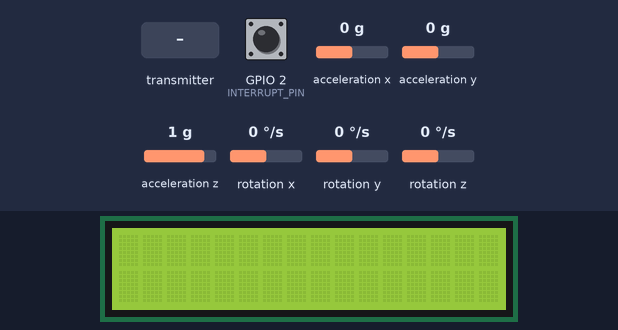
The sketch below on a simulated ESP32. Parts: 16×2 character LCD. The test bench sets the inputs (shaded band); at power-on: rotation z 0 °/s, acceleration x 0 g, acceleration z 1 g, acceleration y 0 g, GPIO 2 (INTERRUPT_PIN) LOW, rotation x 0 °/s, rotation y 0 °/s. The sensor or clock chip raises its interrupt line as the real part does; what the sketch prints to the serial monitor is not drawn.

Above: at 1.8 s.
1.9 s: the transmitter starts sending a = 0
At 2.8 s:
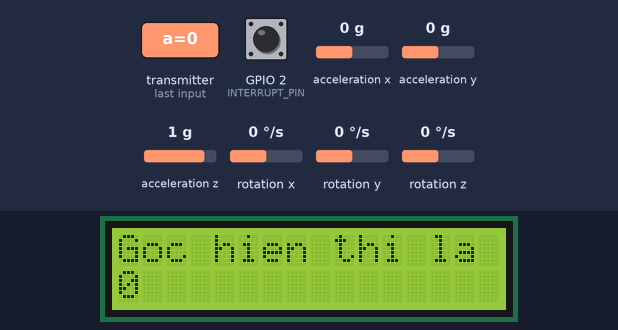
3.4 s: rotation z set to -192 °/s
At 4.3 s:
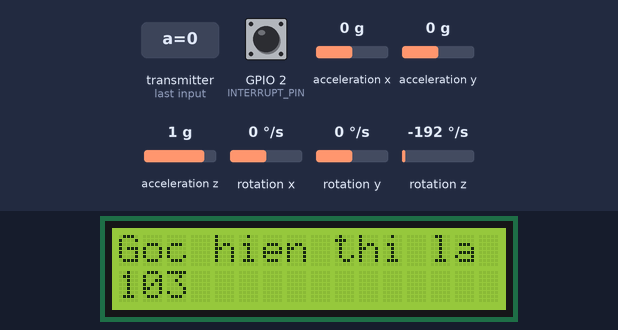
4.9 s: acceleration x set to -1.4 g
At 5.2 s:
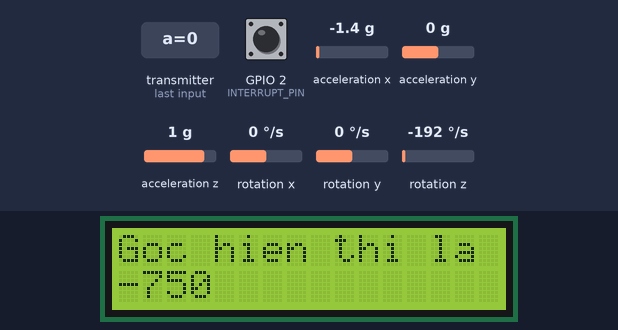
6.4 s: acceleration z set to 0 g
At 7.2 s:
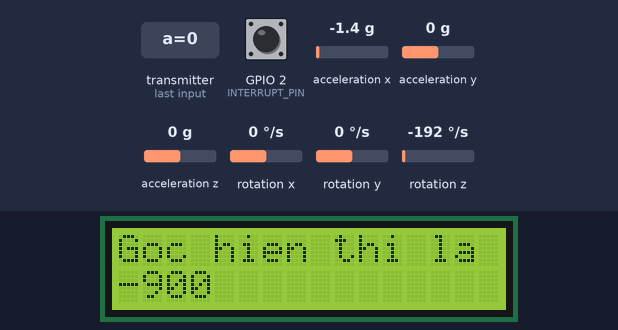
8.9 s: acceleration y set to -1.4 g
At 9.4 s:
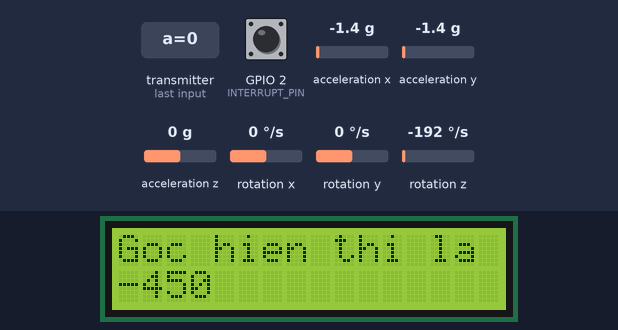
11.4 s: acceleration x set to -0.8 g
At 12.2 s:
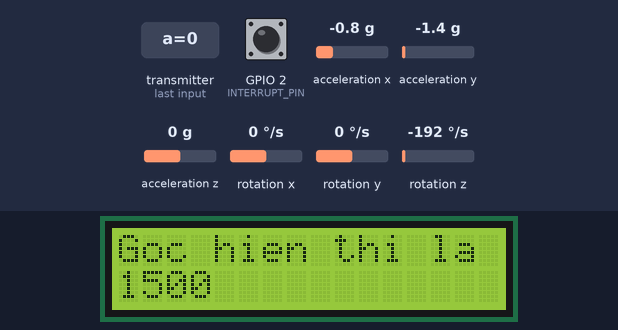
Timing chart, 0 to 14.4 s (numbered marks = the images above; inputs shaded):
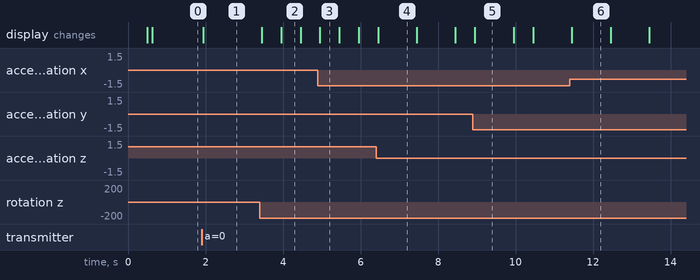

Measured:
- after the input at 1.9 s, the display: changes after 0.05 s (image 1)
- after the input at 3.4 s, the display: first changes after 0.05 s (image 2 shows a later state)
- after the input at 8.9 s, the display: changes after 0.05 s (image 5)
- after the input at 11.4 s, the display: changes after 0.05 s (image 6)
- what the display in image 2 shows lasts 0.6 s, from 3.9 s to 4.5 s
- what the display in image 4 shows lasts 1.0 s, from 6.5 s to 7.5 s

The sketch:

slave2.ino
```cpp
#include "I2Cdev.h"
#include <esp_now.h>
#include <WiFi.h>
#include <HardwareSerial.h>
#include<stdio.h>
#include<stdlib.h>
#include "MPU6050_6Axis_MotionApps612.h"
#include <LiquidCrystal_I2C.h>
#if I2CDEV_IMPLEMENTATION == I2CDEV_ARDUINO_WIRE
#include "Wire.h"
#endif
#define RX_PIN 16
#define TX_PIN 17
char truyendi[200];
MPU6050 mpu;
LiquidCrystal_I2C lcd(0x27,16,2);


#define OUTPUT_READABLE_YAWPITCHROLL


#define INTERRUPT_PIN 2
#define LED_PIN 13
int a=0;
typedef struct struct_message {
    int a;
    int b;
    int c;
    int d;

} struct_message;
struct_message myData;
 HardwareSerial MySerial(1);
 bool dataReceived = false;
int yarnew;
void OnDataRecv(const uint8_t * mac, const uint8_t *incomingData, int len) {

  if (len == sizeof(myData)){
  memcpy(&myData, incomingData, sizeof(myData)); // chú ý đảm bảo là cùng kích thước
  dataReceived = true;
  Serial.println(myData.b);
 }
}

// MPU control/status vars
bool dmpReady = false;
uint8_t mpuIntStatus;
uint8_t devStatus;
uint16_t packetSize;
uint16_t fifoCount;
uint8_t fifoBuffer[64];

// orientation/motion vars
Quaternion q;           // [w, x, y, z]         quaternion container
VectorInt16 aa;         // [x, y, z]            accel sensor measurements
VectorInt16 gy;         // [x, y, z]            gyro sensor measurements
VectorInt16 aaReal;     // [x, y, z]            gravity-free accel sensor measurements
VectorInt16 aaWorld;    // [x, y, z]            world-frame accel sensor measurements
VectorFloat gravity;    // [x, y, z]            gravity vector
float euler[3];         // [psi, theta, phi]    Euler angle container
float ypr[3];           // [yaw, pitch, roll]   yaw/pitch/roll container and gravity vector

// packet structure for InvenSense teapot demo
uint8_t teapotPacket[14] = { '$', 0x02, 0, 0, 0, 0, 0, 0, 0, 0, 0x00, 0x00, '\r', '\n' };
volatile bool mpuInterrupt = false;     // indicates whether MPU interrupt pin has gone high
void dmpDataReady() {
  mpuInterrupt = true;
}


void setup() {

  MySerial.begin(19200, SERIAL_8N1, RX_PIN, TX_PIN);
  WiFi.mode(WIFI_STA);


  if (esp_now_init() != ESP_OK) {
    Serial.println("Error initializing ESP-NOW");
    return;
  }
#if I2CDEV_IMPLEMENTATION == I2CDEV_ARDUINO_WIRE
  Wire.begin();
  Wire.setClock(400000);
#elif I2CDEV_IMPLEMENTATION == I2CDEV_BUILTIN_FASTWIRE
  Fastwire::setup(400, true);
#endif


  Serial.begin(115200);
  while (!Serial);
  Serial.println(F("Initializing I2C devices..."));
  mpu.initialize();
  pinMode(INTERRUPT_PIN, INPUT);

//   // verify connection
  Serial.println(F("Testing device connections..."));
  Serial.println(mpu.testConnection() ? F("MPU6050 connection successful") : F("MPU6050 connection failed"));


  devStatus = mpu.dmpInitialize();


mpu.setXGyroOffset(201);
  mpu.setYGyroOffset(-47);
  mpu.setZGyroOffset(-41);
  mpu.setXAccelOffset(2429);
  mpu.setYAccelOffset(-1906);
  mpu.setZAccelOffset(1585);

  if (devStatus == 0) {

    mpu.CalibrateAccel(6);
    mpu.CalibrateGyro(6);

    mpu.PrintActiveOffsets();

    mpu.setDMPEnabled(true);


    attachInterrupt(digitalPinToInterrupt(INTERRUPT_PIN), dmpDataReady, RISING);
    mpuIntStatus = mpu.getIntStatus();


    dmpReady = true;


    packetSize = mpu.dmpGetFIFOPacketSize();

}
   lcd.init();                      // initialize the lcd
  lcd.init();
  lcd.backlight();


esp_now_register_recv_cb(esp_now_recv_cb_t(OnDataRecv));
}


void loop() {

  if (!dmpReady) return;

  if (mpu.dmpGetCurrentFIFOPacket(fifoBuffer)) {


#ifdef OUTPUT_READABLE_YAWPITCHROLL
    // display Euler angles in degrees
    mpu.dmpGetQuaternion(&q, fifoBuffer);
    mpu.dmpGetGravity(&gravity, &q);
    mpu.dmpGetYawPitchRoll(ypr, &q, &gravity);

   yarnew= round (ypr[0] * 180 / M_PI);

   if (dataReceived) {

        sprintf(truyendi, "%d,%d,%d,%d,%d,d",myData.a,myData.b,myData.c,myData.d,yarnew);
        // sprintf(truyendi,"%d,d",yarnew);
        MySerial.write(truyendi);
         Serial.println(truyendi);

        if(yarnew<2 && yarnew > -2)
          a=0;
        else
          a=yarnew;

        lcd.setCursor(0,0);
        lcd.print("Goc hien thi la");
        lcd.setCursor(0,1);
        lcd.print(a);


        dataReceived = false; // Reset flag after processing
    }
#endif

  }

}
```
